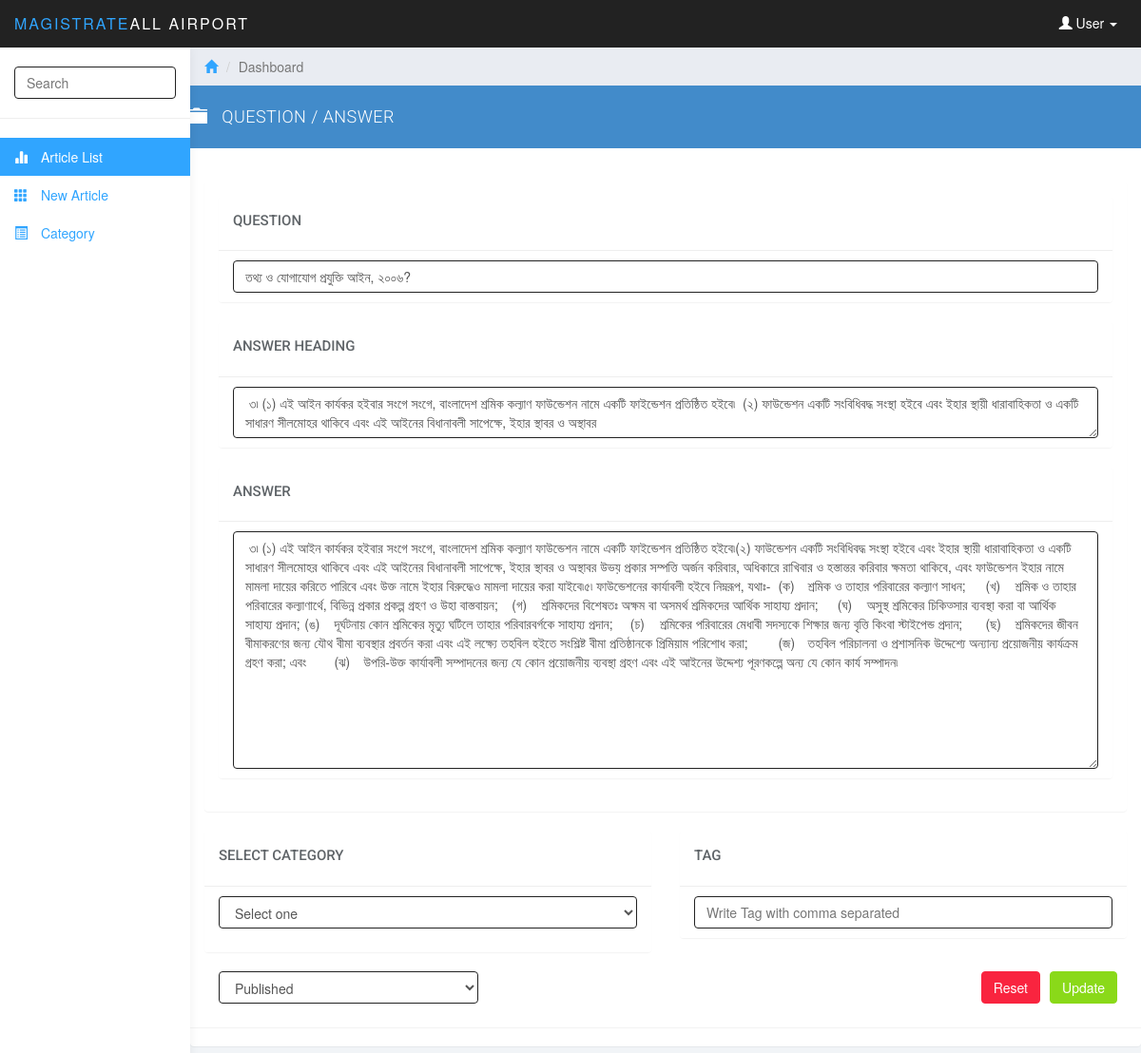
Screenshot of /admin/index.php?page=4&&faq_question_id=1 (signed in) with the database file from the repository.
### tables this page shows
CREATE TABLE IF NOT EXISTS `tbl_faq` (
`faq_id` int(10) NOT NULL,
  `faq_category_id` int(10) NOT NULL,
  `faq` text NOT NULL,
  `faq_answer` longtext NOT NULL,
  `faq_answer_demo` text NOT NULL,
  `tag` text NOT NULL,
  `faq_publish_date` date NOT NULL,
  `publish_status` int(2) NOT NULL
);

### admin/classes/class_Select.php (the view, shortened to what this page needs)
<?php
class Select extends Insert
{
    function Select_Faq_Category()
    {
        $query="SELECT `faq_category_id`,`faq_category_name` FROM `tbl_faq_category`";
        $result=mysql_query($query);
        $Category="<option >Select one</option>";
        while($data=mysql_fetch_array($result))
        {
            $Category.='<option value="'.$data[0].'">'.$data['faq_category_name'].'</option>';
        }
        return $Category;
    }
	function Select_All_By_Id($id,$table,$field_name)
	{
		$query="SELECT * FROM `$table` WHERE `$field_name`='$id'";
        $result=mysql_query($query);
        $data=mysql_fetch_array($result);
		return $data;
	}
}
?>

### admin/pages/edit_faq.php (shortened to what this page needs)
<?php
if(isset($_GET['faq_question_id']))
{
    $question_id=$_GET['faq_question_id'];
    $data=$main->Select_All_By_Id($question_id,$table='tbl_faq',$field_name='faq_id');
}
?>
<div class="panel panel-primary">
    <div class="row">
        <form action=" " method="post">
            <div class="panel panel-primary">
                <div class="panel-heading qustion_page_heading">
                    <span class="glyphicon glyphicon-folder-close"></span>
                    QUESTION / ANSWER
                </div>
                <br/>
                <div class="panel-body">
                    <div class="col-lg-12 col-md-12 col-sm-12 col-xs-12">
                        <div class="panel panel-primary">
                            <div class="panel-body">
                                <div class="panel panel-default">
                                    <div class="panel-body">
                                        <label class="sub_header">QUESTION</label>
                                    </div>
                                    <div class="panel-footer"><input type="text" name="txtQuestion" class="form-control" value="<?php echo $data[2];?>" placeholder="Write your question"></div>
                                </div>
                                <div class="panel panel-default">
                                    <div class="panel-body">
                                        <label class="sub_header">ANSWER HEADING</label>
                                    </div>
                                    <div class="panel-footer"><textarea name="txtAnswerHeading" class="form-control"> <?php echo $data[4];?></textarea></div>
                                </div>
                                <div class="panel panel-default">
                                    <div class="panel-body">
                                        <label class="sub_header">ANSWER</label>
                                    </div>
                                    <div class="panel-footer"><textarea name="txtAnswer" class="form-control content_text"> <?php echo $data[3];?></textarea></div>
                                </div>
                            </div>
                        </div>
                        <div class="row">
                            <div class="col-lg-6 col-md-6 col-sm-12 col-xs-12">
                                <div class="panel panel-default">
                                    <div class="panel-body">
                                        <label class="sub_header">SELECT CATEGORY</label>
                                    </div>
                                    <div class="panel-footer">
                                        <div class="form-group">
                                            <select name="selectCategory" class="form-control">
                                                <?php echo $main->Select_Faq_Category(); ?>
                                            </select>
                                        </div>
                                    </div>
                                </div>
                            </div>
                            <div class="col-lg-6 col-md-6 col-sm-12 col-xs-12">
                                <div class="panel panel-default">
                                    <div class="panel-body">
                                        <label class="sub_header">TAG</label>
                                    </div>
                                    <div class="panel-footer"><input type="text" name="txtTag" class="form-control"  value="<?php echo $data[5];?>" placeholder="Write Tag with comma separated "> </div>
                                </div>
                            </div>
                        </div>
                        <div class="row">
                            <div class="col-lg-4 col-md-6 col-sm-4 col-xs-4">
                                <select  name="selectStatus" class="form-control draft_publish">
                                    <option value="1">Published</option>
                                </select>
                            </div>
                            <div class="col-lg-8 col-md-6 col-sm-8 col-xs-8">
                                <input type="submit" class="btn btn-success pull-right" style="margin-right:10px;" name="btnSubmit" value="Update" />
                                <input type="reset" class="btn btn-danger pull-right" style="margin-right:10px;" value="Reset" />
                            </div>
                        </div>
        </form>
    </div>
</div>
</div>
</div>

### admin/css/styles.css (style rules this page uses)
body { background: #f1f4f7; padding-top: 50px; color: #5f6468; }
.form-control { border: 1px solid #222; box-shadow: none; }
.btn-success, .btn-success:hover, .btn-success:focus, .btn-success:active, .btn-success.active, .open > .dropdown-toggle.btn-success, .btn-success.disabled, .btn-success[disabled], fieldset[disabled] .btn-success, .btn-success.disabled:hover, .btn-success[disabled]:hover, fieldset[disabled] .btn-success:hover, .btn-success.disabled:focus, .btn-success[disabled]:focus, fieldset[disabled] .btn-success:focus, .btn-success.disabled:active, .btn-success[disabled]:active, fieldset[disabled] .btn-success:active, .btn-success.disabled.active, .btn-success[disabled].active, fieldset[disabled] .btn-success.active { background-color: #8ad919; border-color: #8ad919; }
.btn-danger, .btn-danger:hover, .btn-danger:focus, .btn-danger:active, .btn-danger.active, .open > .dropdown-toggle.btn-danger, .btn-danger.disabled, .btn-danger[disabled], fieldset[disabled] .btn-danger, .btn-danger.disabled:hover, .btn-danger[disabled]:hover, fieldset[disabled] .btn-danger:hover, .btn-danger.disabled:focus, .btn-danger[disabled]:focus, fieldset[disabled] .btn-danger:focus, .btn-danger.disabled:active, .btn-danger[disabled]:active, fieldset[disabled] .btn-danger:active, .btn-danger.disabled.active, .btn-danger[disabled].active, fieldset[disabled] .btn-danger.active { background-color: #f9243f; border-color: #f9243f; }
.panel { border: 0; }
.panel-heading { font-size: 18px; font-weight: 300; letter-spacing: 0.025em; height: 66px; line-height: 45px; }
.panel-footer { background: #fff; border-top: 1px solid #eee; }
.panel-heading .glyphicon { margin-right: 10px; }
.sub_header { font-family: roboto; font-size: 15px; font-weight: 500; }
.qustion_page_heading { font-family: roboto; }
.content_text { min-height: 250px; }
select.draft_publish { margin-left: 15px; width: 90%; margin-bottom: 10px; }

### rows the page displays
tbl_faq: txtQuestion "তথ্য ও যোগাযোগ প্রযুক্তি আইন, ২০০৬?", txtAnswerHeading "৩৷ (১) এই আইন কার্যকর হইবার সংগে সংগে, বাংলাদেশ শ্রমিক কল্যাণ ফাউন্ডেশন নামে একটি ফাইন্ডেশন প্রতিষ্ঠিত হইবে৷ (২) ফাউন্ডেশন একটি সংবিধিবদ্ধ সংস্থা হইবে এবং ইহার স্থায়ী ধারাবাহিকতা ও একটি সাধারণ সীলমোহর থাকিবে এবং এই আইনের বিধানাবলী সাপেক্ষে, ইহার স্থাবর ও অস্থাবর", txtAnswer "৩৷ (১) এই আইন কার্যকর হইবার সংগে সংগে, বাংলাদেশ শ্রমিক কল্যাণ ফাউন্ডেশন নামে একটি ফাইন্ডেশন প্রতিষ্ঠিত হইবে৷(২) ফাউন্ডেশন একটি সংবিধিবদ্ধ সংস্থা হইবে এবং ইহার স্থায়ী ধারাবাহিকতা ও একটি সাধারণ সীলমোহর থাকিবে এবং এই আইনের বিধানাবলী সাপেক্ষে, ইহার স্থাবর ও অস্থাবর উভয় প্রকার সম্পত্তি অর্জন করিবার, অধিকারে রাখিবার ও হস্তান্তর করিবার ক্ষমতা থাকিবে, এবং ফাউন্ডেশন ইহার নামে মামলা দায়ের করিতে পারিবে এবং উক্ত নামে ইহার বিরুদ্ধেও মামলা দায়ের করা যাইবে৷৫৷ ফাউন্ডেশনের কার্যাবলী হইবে নিম্নরূপ, যথাঃ- (ক) শ্রমিক ও তাহার পরিবারের কল্যাণ সাধন; (খ) শ্রমিক ও তাহার পরিবারের কল্যাণার্থে, বিভিন্ন প্রকার প্রকল্প গ্রহণ ও উহা বাস্তবায়ন; (গ) শ্রমিকদের বিশেষতঃ অক্ষম বা অসমর্থ শ্রমিকদের আর্থিক সাহায্য প্রদান; (ঘ)…"
